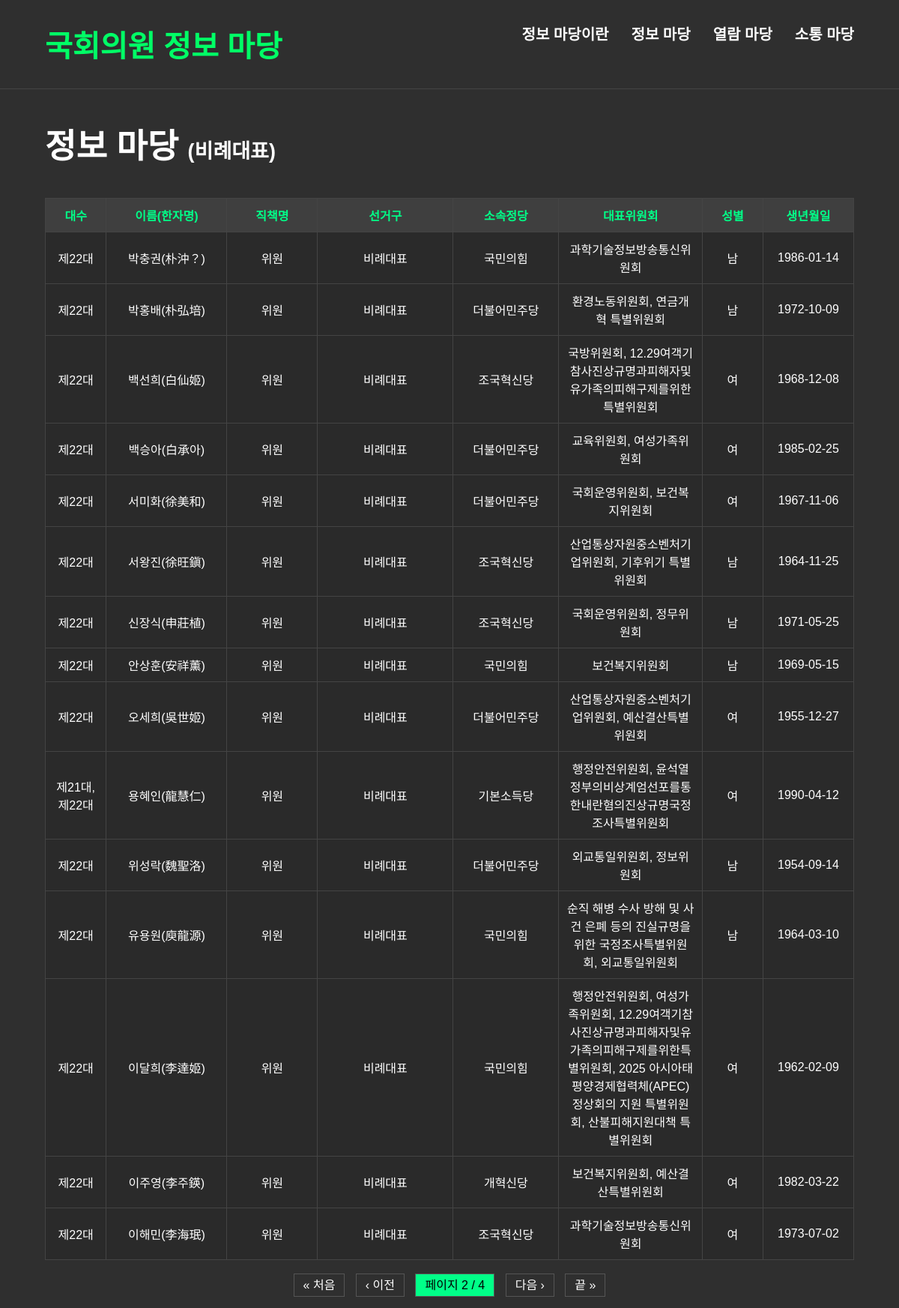
Screenshot of /rate/?page=2 with the database file from the repository.
### myproject/DashBoard/models.py (models this page shows, shortened)
class MemberInfo(models.Model):
    name = models.CharField(max_length=4)                   # HG_NM
    hanja_name = models.CharField(max_length=4)             # HJ_NM
    birth_date = models.CharField(max_length=20, blank=True, null=True)  # BIRDY_DT
    party = models.CharField(max_length=30)                 # POLY_NM
    district = models.CharField(max_length=30)              # ORIG_NM
    elected_type = models.CharField(max_length=20)          # ELECT_GBN_NM
    reelection = models.CharField(max_length=10)            # REELE_GBN_NM
    gender = models.CharField(max_length=3)                 # SEX_GBN_NM
    phone = models.CharField(max_length=50)                 # TEL_NO
    email = models.CharField(max_length=50)                 # NAAS_EMAIL_ADDR
    position = models.CharField(max_length=30)              # JOB_RES_NM
    main_committee = models.CharField(max_length=30)        # CMIT_NM
    member_code = models.CharField(max_length=30)           # MONA_CD
    election_unit = models.CharField(max_length=50)         # UNITS
    total_bills  = models.PositiveIntegerField(default=0)
    passed_bills = models.PositiveIntegerField(default=0)
    pass_rate    = models.FloatField(default=0.0)

### myproject/DashBoard/views.py (the view)
# urls.py: path('rate/', rate_view, name='rate'),
def rate_view(request):
    members = MemberInfo.objects.filter(elected_type='비례대표').order_by('name')
    paginator = Paginator(members, 15)  # 한 페이지에 15명씩
    page_number = request.GET.get('page')
    page_obj = paginator.get_page(page_number)
    return render(request, 'rate.html', {'page_obj': page_obj})

### myproject/DashBoard/templates/rate.html (shortened to what this page needs)
<!DOCTYPE html>
<html lang="ko">
<head>
</head>
<body>
  <div class="navbar">
    <a href="{% url 'home' %}" class="logo">국회의원 정보 마당</a>
    <div class="menu">
      <a href="{% url 'about' %}"><div>정보 마당이란</div></a>
      <div class="dropdown">
        <div>정보 마당</div>
      </div>
      <a href="{% url 'read' %}"><div>열람 마당</div></a>
      <a href="{% url 'social' %}"><div>소통 마당</div></a>
    </div>
  </div>
  <h1>정보 마당 <span style="font-size: 60%;">(비례대표)</span></h1>
  <table>
    <thead>
      <tr>
        <th>대수</th>
        <th>이름(한자명)</th>
        <th>직책명</th>
        <th>선거구</th>
        <th>소속정당</th>
        <th>대표위원회</th>
        <th>성별</th>
        <th>생년월일</th>
      </tr>
    </thead>
    <tbody>
      {% for m in page_obj %}
      <tr class="clickable-row" data-href="{% url 'member_detail' m.member_code %}">
        <td>{{ m.election_unit }}</td>
        <td>{{ m.name }}({{ m.hanja_name }})</td>
        <td>{{ m.position }}</td>
        <td>{{ m.district }}</td>
        <td>{{ m.party }}</td>
        <td>{{ m.main_committee }}</td>
        <td>{{ m.gender }}</td>
        <td>{{ m.birth_date }}</td>
      </tr>
      {% endfor %}
    </tbody>
  </table>
  <div class="pagination">
    {% if page_obj.has_previous %}
      <a href="?page=1">&laquo; 처음</a>
      <a href="?page={{ page_obj.previous_page_number }}">‹ 이전</a>
    {% endif %}
    <span class="current">페이지 {{ page_obj.number }} / {{ page_obj.paginator.num_pages }}</span>
    {% if page_obj.has_next %}
      <a href="?page={{ page_obj.next_page_number }}">다음 ›</a>
      <a href="?page={{ page_obj.paginator.num_pages }}">끝 &raquo;</a>
    {% endif %}
  </div>
</body>
</html>

### myproject/DashBoard/templates/rate.html (style rules this page uses)
a { text-decoration: none; color: inherit; }
body { margin: 0; font-family: '맑은 고딕', sans-serif; background-color: #2f2f2f; color: white; }
.navbar { display: flex; justify-content: space-between; font-size: 20px; padding: 30px 60px; background-color: #2f2f2f; border-bottom: 1px solid #444; gap: 30px; font-weight: bold; }
.logo { color: #00ff66; font-size: 40px; font-weight: bold; }
.menu { display: flex; gap: 30px; font-weight: bold; font-size: 20px; position: relative; }
.menu div { color: white; cursor: pointer; }
.dropdown { position: relative; }
h1 { padding: 40px 60px 20px; margin: 0; font-size: 45px; }
table { width: 90%; margin: 20px auto; border-collapse: collapse; background: #2a2a2a; table-layout: auto; }
th, td { border: 1px solid #444; padding: 10px; text-align: center; white-space: normal; }
th { background-color: #3f3f3f; color: #00ff88; }
th:nth-child(1) { min-width: 60px; }
th:nth-child(2) { min-width: 140px; }
th:nth-child(3) { min-width: 100px; }
th:nth-child(4) { min-width: 160px; }
th:nth-child(5) { min-width: 120px; }
th:nth-child(6) { min-width: 160px; }
th:nth-child(7) { min-width: 60px; }
th:nth-child(8) { min-width: 100px; }
.clickable-row { cursor: pointer; }
.pagination { text-align: center; margin: 20px; }
.pagination a, .pagination span { color: white; margin: 0 5px; text-decoration: none; padding: 6px 12px; border: 1px solid #555; }
.pagination .current { background-color: #00ff88; color: black; }

### rows the page displays
MemberInfo: election_unit "제22대", name "박충권", hanja_name "朴沖？", position "위원", district "비례대표", party "국민의힘", main_committee "과학기술정보방송통신위원회", gender "남", birth_date "1986-01-14"
MemberInfo: election_unit "제22대", name "박홍배", hanja_name "朴弘培", position "위원", district "비례대표", party "더불어민주당", main_committee "환경노동위원회, 연금개혁 특별위원회", gender "남", birth_date "1972-10-09"
MemberInfo: election_unit "제22대", name "백선희", hanja_name "白仙姬", position "위원", district "비례대표", party "조국혁신당", main_committee "국방위원회, 12.29여객기참사진상규명과피해자및유가족의피해구제를위한특별위원회", gender "여", birth_date "1968-12-08"
MemberInfo: election_unit "제22대", name "백승아", hanja_name "白承아", position "위원", district "비례대표", party "더불어민주당", main_committee "교육위원회, 여성가족위원회", gender "여", birth_date "1985-02-25"
MemberInfo: election_unit "제22대", name "서미화", hanja_name "徐美和", position "위원", district "비례대표", party "더불어민주당", main_committee "국회운영위원회, 보건복지위원회", gender "여", birth_date "1967-11-06"
MemberInfo: election_unit "제22대", name "서왕진", hanja_name "徐旺鎭", position "위원", district "비례대표", party "조국혁신당", main_committee "산업통상자원중소벤처기업위원회, 기후위기 특별위원회", gender "남", birth_date "1964-11-25"
MemberInfo: election_unit "제22대", name "신장식", hanja_name "申莊植", position "위원", district "비례대표", party "조국혁신당", main_committee "국회운영위원회, 정무위원회", gender "남", birth_date "1971-05-25"
MemberInfo: election_unit "제22대", name "안상훈", hanja_name "安祥薰", position "위원", district "비례대표", party "국민의힘", main_committee "보건복지위원회", gender "남", birth_date "1969-05-15"
MemberInfo: election_unit "제22대", name "오세희", hanja_name "吳世姬", position "위원", district "비례대표", party "더불어민주당", main_committee "산업통상자원중소벤처기업위원회, 예산결산특별위원회", gender "여", birth_date "1955-12-27"
MemberInfo: election_unit "제21대, 제22대", name "용혜인", hanja_name "龍慧仁", position "위원", district "비례대표", party "기본소득당", main_committee "행정안전위원회, 윤석열정부의비상계엄선포를통한내란혐의진상규명국정조사특별위원회", gender "여", birth_date "1990-04-12"
MemberInfo: election_unit "제22대", name "위성락", hanja_name "魏聖洛", position "위원", district "비례대표", party "더불어민주당", main_committee "외교통일위원회, 정보위원회", gender "남", birth_date "1954-09-14"
MemberInfo: election_unit "제22대", name "유용원", hanja_name "庾龍源", position "위원", district "비례대표", party "국민의힘", main_committee "순직 해병 수사 방해 및 사건 은폐 등의 진실규명을 위한 국정조사특별위원회, 외교통일위원회", gender "남", birth_date "1964-03-10"
MemberInfo: election_unit "제22대", name "이달희", hanja_name "李達姬", position "위원", district "비례대표", party "국민의힘", main_committee "행정안전위원회, 여성가족위원회, 12.29여객기참사진상규명과피해자및유가족의피해구제를위한특별위원회, 2025 아시아태평양경제협력체(APEC) 정상회의 지원 특별위원회, 산불피해지원대책 특별위원회", gender "여", birth_date "1962-02-09"
MemberInfo: election_unit "제22대", name "이주영", hanja_name "李주鍈", position "위원", district "비례대표", party "개혁신당", main_committee "보건복지위원회, 예산결산특별위원회", gender "여", birth_date "1982-03-22"
MemberInfo: election_unit "제22대", name "이해민", hanja_name "李海珉", position "위원", district "비례대표", party "조국혁신당", main_committee "과학기술정보방송통신위원회", gender "여", birth_date "1973-07-02"

### other values shown
{{ page_obj.number }} "2"
{{ page_obj.paginator.num_pages }} "4"
